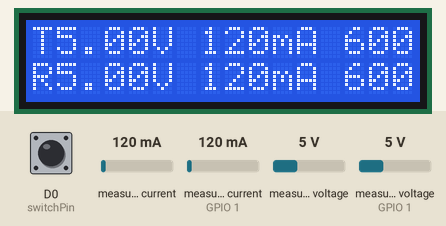
Simulated run of this sketch. Board: ESP8266 (NodeMCU). Parts: 16×2 character LCD. The inputs (shaded band) are chosen by the test bench; at power-on: measured current 120 mA, measured current (sensor on GPIO 1) 120 mA, measured voltage 5 V, measured voltage (sensor on GPIO 1) 5 V, D0 (switchPin) HIGH. WiFi joins after 1.5 s; servers stay silent unless stated; what the sketch prints to the serial monitor is not drawn.

Above: at 19.2 s.
19.3 s: measured current (sensor 0) set to 40 mA
At 20.6 s:
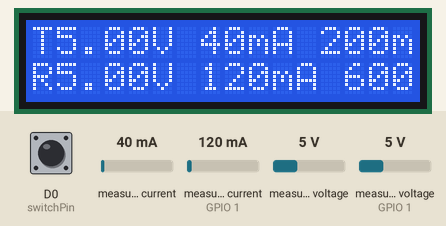
21.6 s: measured current (sensor on GPIO 1) set to 40 mA
At 23.0 s:
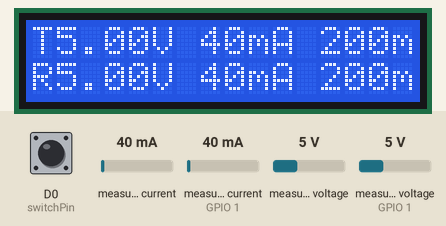
23.7 s: measured voltage (sensor 0) set to 0.3 V
At 25.3 s:
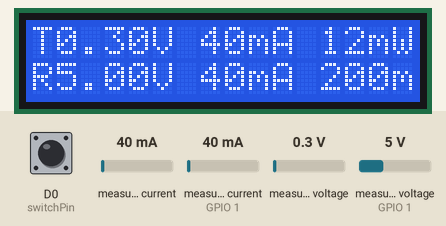
25.7 s: measured voltage (sensor on GPIO 1) set to 0.3 V
At 27.5 s:
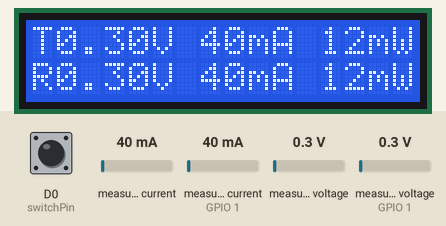
27.8 s: measured current (sensor 0) set to 500 mA
At 29.5 s:
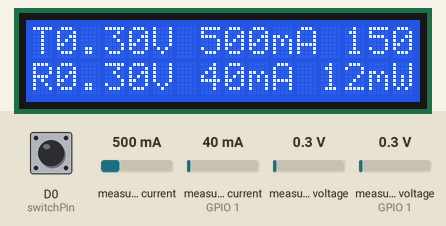
29.8 s: measured current (sensor on GPIO 1) set to 0 mA
At 30.7 s:
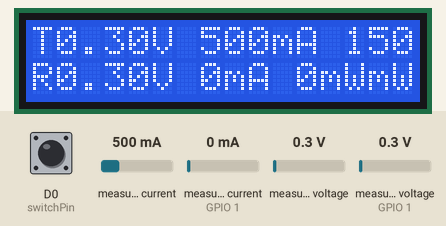
Timing chart, 0 to 32.8 s (numbered marks = the images above; inputs shaded):
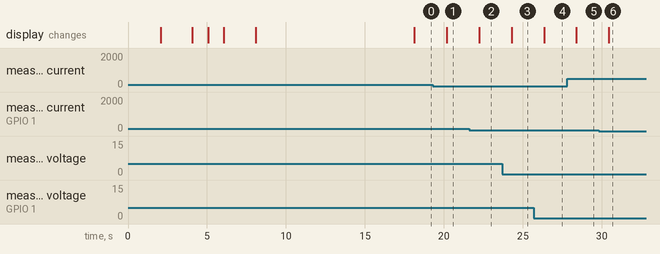

The sketch:

WEB_control.ino
```cpp
#include <Wire.h>
#include <Adafruit_INA219.h>
#include <LiquidCrystal.h>
#include <ESP8266WiFi.h>
#include <ESP8266WebServer.h>

// LCD Pin Configuration
const int rs = D7;
const int en = D8;
const int d4 = D3;
const int d5 = D4;
const int d6 = D5;
const int d7 = D6;

const int switchPin = D0;   // Switch connected to D0
bool stopSerial = false;    // Flag to control serial output
unsigned long lastDebounceTime = 0; // To manage debouncing
unsigned long debounceDelay = 200; // Debounce delay in ms

// INA219 Sensors
Adafruit_INA219 ina219_1(0x40); // Transmitter coil
Adafruit_INA219 ina219_2(0x41); // Receiver coil

// LCD Display
LiquidCrystal lcd(rs, en, d4, d5, d6, d7);

// Wi-Fi Configuration
const char* ssid = "Sumanas";
const char* password = "Nepenthe108";
ESP8266WebServer server(80);


// Variables to store sensor readings
float voltage1, current1, power1;
float voltage2, current2, power2;

// Function to handle the root page
void handleRoot() {
  String page = R"rawliteral(
    <!DOCTYPE html>
    <html>
    <head>
      <title>NodeMCU Real-Time Monitor</title>
      <script src="https://cdn.jsdelivr.net/npm/chart.js"></script>
      <style>
        body {
          font-family: Arial, sans-serif;
          margin: 0;
          padding: 0;
          display: flex;
          flex-direction: column;
          align-items: center;
          justify-content: center;
          height: 95vh;
        }
        canvas {
          max-width: 90%; /* Responsive width adjustment */
          height: 300px; /* Reduced height */
        }
      </style>
      <script>
        let chart;
        let voltageData = { transmitter: [], receiver: [] };
        let currentData = { transmitter: [], receiver: [] };
        let powerData = { transmitter: [], receiver: [] };

        function fetchData() {
          fetch('/data')
            .then(response => response.json())
            .then(data => {
              updateGraph(chart, voltageData, data.voltage1, data.voltage2, 'Voltage');
              updateGraph(chart, currentData, data.current1, data.current2, 'Current');
              updateGraph(chart, powerData, data.power1, data.power2, 'Power');
            });
        }

        function updateGraph(chart, dataset, newValue1, newValue2, label) {
          if (dataset.transmitter.length > 20) dataset.transmitter.shift();
          if (dataset.receiver.length > 20) dataset.receiver.shift();
          dataset.transmitter.push(newValue1);
          dataset.receiver.push(newValue2);

          const datasetTransmitter = chart.data.datasets.find(ds => ds.label === label + ' (Transmitter)');
          const datasetReceiver = chart.data.datasets.find(ds => ds.label === label + ' (Receiver)');
          datasetTransmitter.data = dataset.transmitter;
          datasetReceiver.data = dataset.receiver;
          chart.update();
        }

        function setupGraph() {
          const ctx = document.getElementById('dataChart').getContext('2d');
          chart = new Chart(ctx, {
            type: 'line',
            data: {
              labels: Array(20).fill(''), // Placeholder for 20 points
              datasets: [
                {
                  label: 'Voltage (Transmitter)',
                  borderColor: 'blue',
                  yAxisID: 'voltage',
                  data: [],
                  fill: false
                },
                {
                  label: 'Voltage (Receiver)',
                  borderColor: 'lightblue',
                  yAxisID: 'voltage',
                  data: [],
                  fill: false
                },
                {
                  label: 'Current (Transmitter)',
                  borderColor: 'green',
                  yAxisID: 'current',
                  data: [],
                  fill: false
                },
                {
                  label: 'Current (Receiver)',
                  borderColor: 'lightgreen',
                  yAxisID: 'current',
                  data: [],
                  fill: false
                },
                {
                  label: 'Power (Transmitter)',
                  borderColor: 'red',
                  yAxisID: 'power',
                  data: [],
                  fill: false
                },
                {
                  label: 'Power (Receiver)',
                  borderColor: 'pink',
                  yAxisID: 'power',
                  data: [],
                  fill: false
                }
              ]
            },
            options: {
              responsive: true,
              maintainAspectRatio: false,
              scales: {
                x: { display: false },
                y: [
                  {
                    id: 'voltage',
                    type: 'linear',
                    position: 'left',
                    ticks: { color: 'blue' },
                    title: { display: true, text: 'Voltage (V)' }
                  },
                  {
                    id: 'current',
                    type: 'linear',
                    position: 'right',
                    ticks: { color: 'green' },
                    title: { display: true, text: 'Current (mA)' }
                  },
                  {
                    id: 'power',
                    type: 'linear',
                    position: 'right',
                    ticks: { color: 'red' },
                    title: { display: true, text: 'Power (mW)' },
                    grid: { drawOnChartArea: false } // Prevent grid lines overlap
                  }
                ]
              },
              plugins: {
                legend: { display: true, position: 'bottom' }
              }
            }
          });
        }

        document.addEventListener('DOMContentLoaded', () => {
          setupGraph();
          setInterval(fetchData, 1000);
        });
      </script>
    </head>
    <body>
      <h1>NodeMCU Real-Time Monitoring</h1>
      <canvas id="dataChart"></canvas>
    </body>
    </html>
  )rawliteral";

  server.send(200, "text/html", page);
}


// Function to handle the /data endpoint
void handleData() {
  String json = "{";
  json += "\"voltage1\":" + String(voltage1, 2) + ",";
  json += "\"current1\":" + String(current1, 2) + ",";
  json += "\"power1\":" + String(power1, 2) + ",";
  json += "\"voltage2\":" + String(voltage2, 2) + ",";
  json += "\"current2\":" + String(current2, 2) + ",";
  json += "\"power2\":" + String(power2, 2);
  json += "}";

  server.send(200, "application/json", json);
}


void setup() {
  Serial.begin(9600);
  Wire.begin(D1, D2);
  pinMode(switchPin, INPUT_PULLUP);

  lcd.begin(16, 2);
  lcd.print("Initializing...");
  delay(2000);
  lcd.clear();

  if (!ina219_1.begin() || !ina219_2.begin()) {
    lcd.print("INA219 Error");
    while (1) { delay(10); }
  }


  lcd.print("INA219 Ready");
  delay(2000);
  lcd.clear();

  // Connect to Wi-Fi
  WiFi.begin(ssid, password);
  lcd.print("Connecting WiFi");
  while (WiFi.status() != WL_CONNECTED) {
    delay(1000);
    lcd.setCursor(0, 1);
    lcd.print(".");
  }

  lcd.clear();
  lcd.print("WiFi Connected");
  delay(2000);
  lcd.clear();

  lcd.clear();
  lcd.print("IP:");
  lcd.setCursor(0, 1);
  lcd.print(WiFi.localIP());
  delay(10000); // Display the IP for 5 seconds before clearing
  lcd.clear();


  server.on("/", handleRoot); // Serve the HTML page
  server.on("/data", handleData); // Serve the sensor data as JSON
  server.begin();
  Serial.println("Web server started.");
}

void loop() {
  server.handleClient();

  int reading = digitalRead(switchPin);
  if (reading == LOW && (millis() - lastDebounceTime) > debounceDelay) {
    lastDebounceTime = millis();
    stopSerial = !stopSerial; // Toggle serial output
  }


  voltage1 = ina219_1.getBusVoltage_V();
  current1 = ina219_1.getCurrent_mA();
  power1 = ina219_1.getPower_mW();
  voltage2 = ina219_2.getBusVoltage_V();
  current2 = ina219_2.getCurrent_mA();
  power2 = ina219_2.getPower_mW();


  if (!stopSerial) {
    Serial.print("Transmitter: ");
    Serial.print(voltage1, 2); Serial.print(" V, ");
    Serial.print(current1, 2); Serial.print(" mA, ");
    Serial.println(power1, 2);

    Serial.print("Receiver: ");
    Serial.print(voltage2, 2); Serial.print(" V, ");
    Serial.print(current2, 2); Serial.print(" mA, ");
    Serial.println(power2, 2);
  }

  lcd.setCursor(0, 0);
  lcd.print("T");
  lcd.print(voltage1, 2); lcd.print("V ");
  lcd.print((int)current1); lcd.print("mA ");
  lcd.print((int)power1); lcd.print("mW");

  lcd.setCursor(0, 1);
  lcd.print("R");
  lcd.print(voltage2, 2); lcd.print("V ");
  lcd.print((int)current2); lcd.print("mA ");
  lcd.print((int)power2); lcd.print("mW");

  delay(1000);
}
```

Measured:
- after the input at 19.3 s, the display: changes after 0.88 s (image 1)
- after the input at 21.6 s, the display: changes after 0.64 s (image 2)
- after the input at 23.7 s, the display: changes after 0.59 s (image 3)
- after the input at 25.7 s, the display: changes after 0.64 s (image 4)
- after the input at 27.8 s, the display: changes after 0.60 s (image 5)
- after the input at 29.8 s, the display: changes after 0.65 s (image 6)
